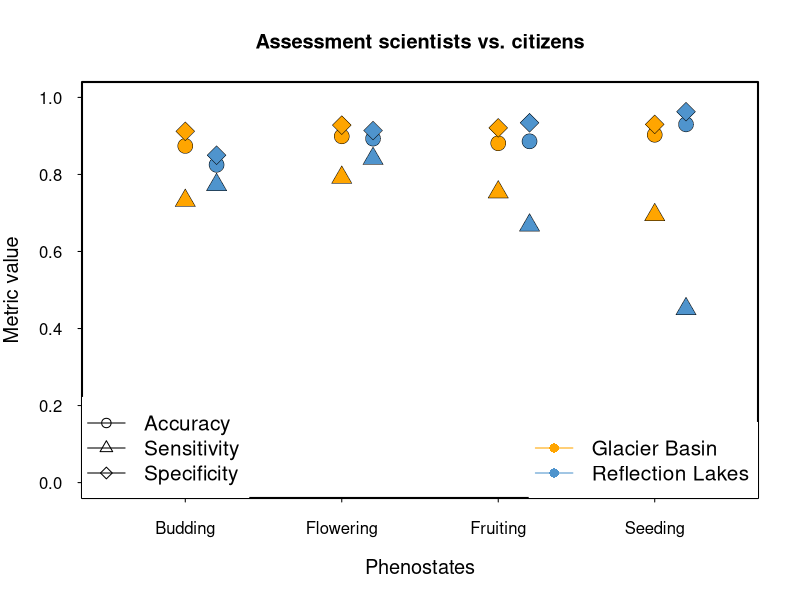
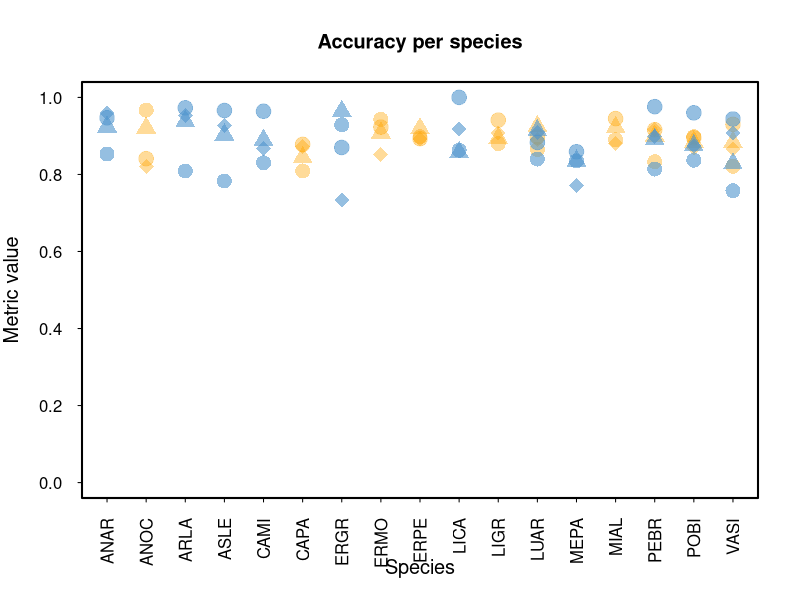
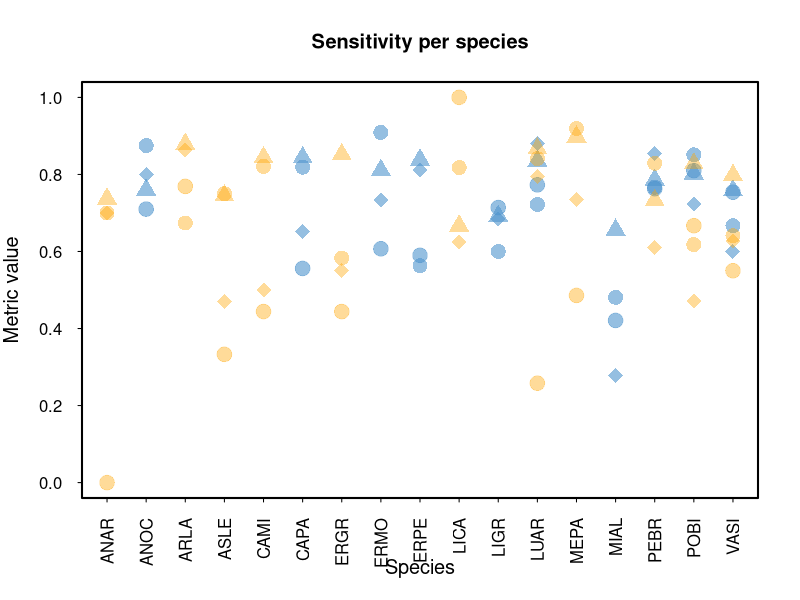
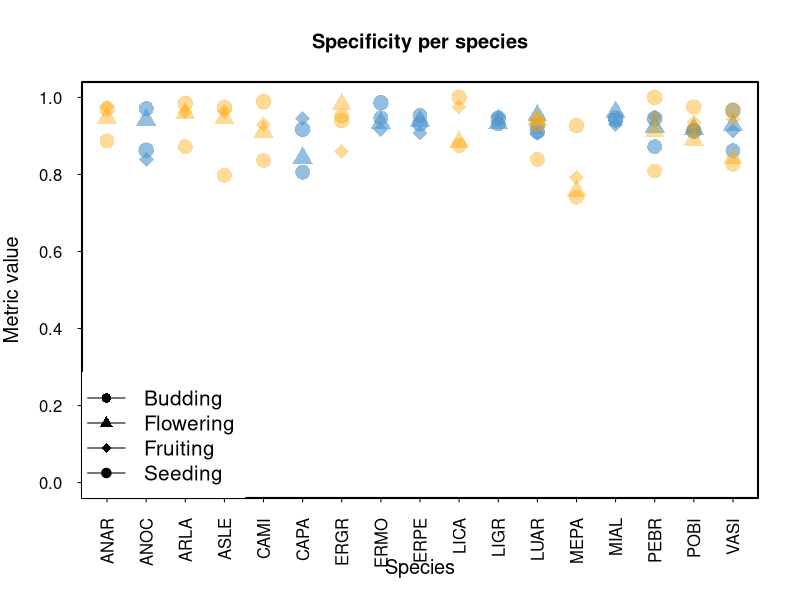
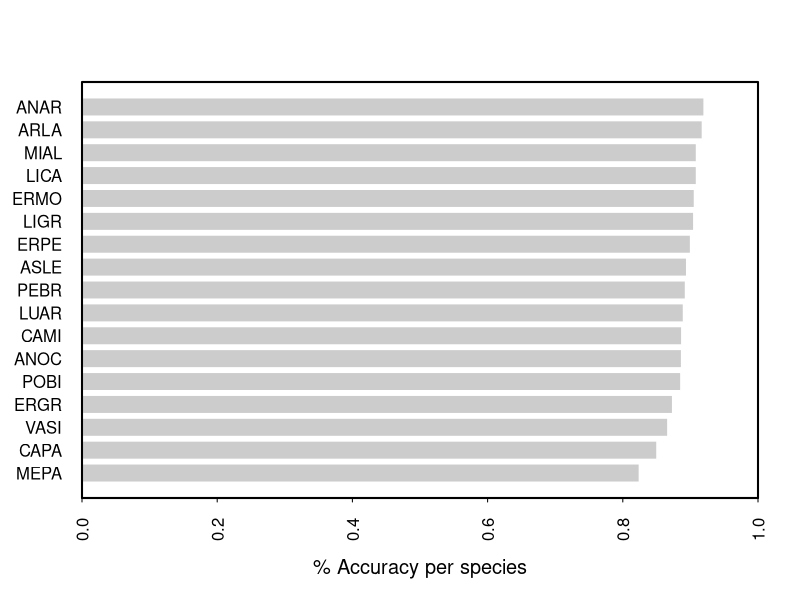
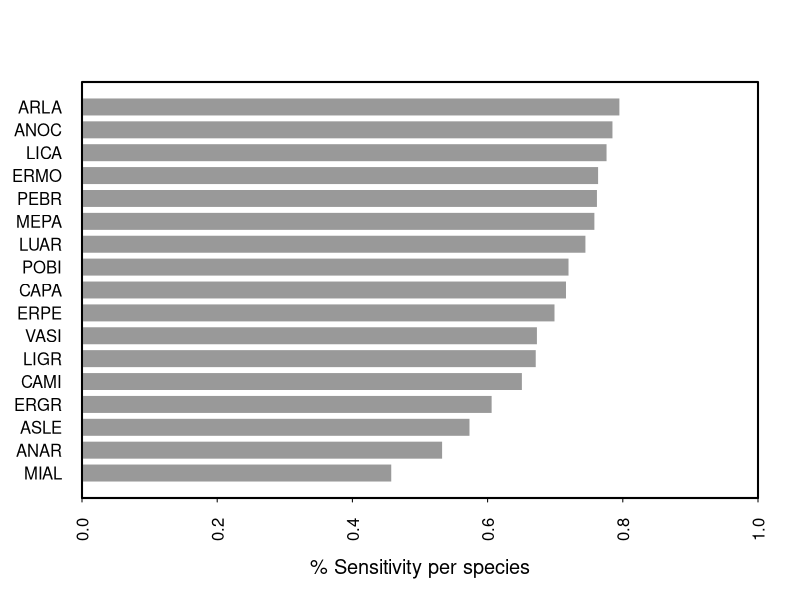
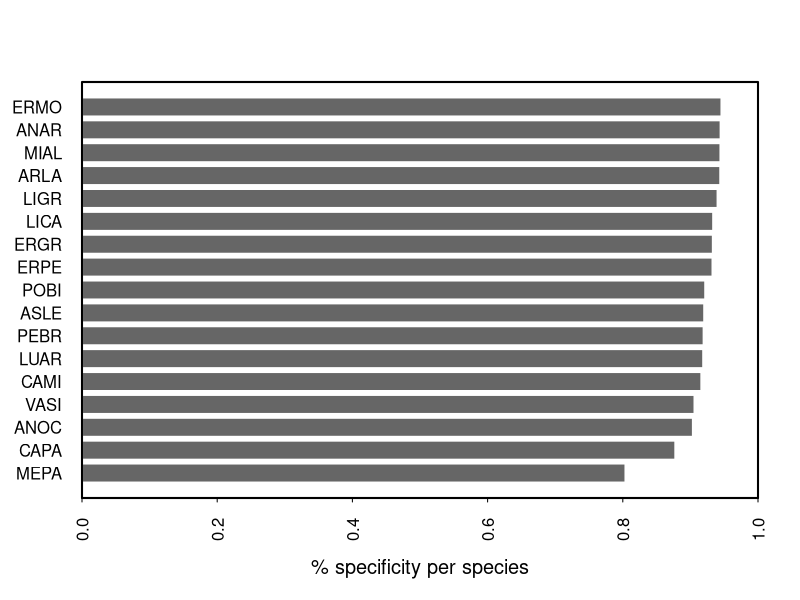

Here is the R script that generated these plots, in order:
############################DATA PAPER MEADOWATCH###################
###DATA COMPILED BY AJI JOHN
###FIGURES AND THIS ANALYSIS: RUBÉN D. MANZANEDO. APRIL-JULY 2021#########

###################PART 5######################

##Continuation of Figure 4: Data validation comparison of scientist vs. citizen scientists

#load accuracies data per phenostate and species
phenostates = read.csv('Accuracy per phenostate-trail.csv')
head(phenostates)

#graphical parameters
par(bty="o")
par(lwd=2)
par(tcl=-0.2)
par(las=1)
par(cex.lab=1.2)

#Figure 4a: metrics per phenostate
#set the x-axes values for plotting and a small offset for the different hikes
phenostates$Y = 1:4
phenostates$Y2 = phenostates$Y+0.2
#plot each phenostate
plot(accuracy.rl~Y, phenostates,
     pch=21,
     bg='orange',
     lwd=0.5,
     cex=2,
     ylim=c(0,1),
     xlim=c(0.5,4.5),
     main='Assessment scientists vs. citizens',
     axes=F,
     xlab='Phenostates',
     ylab='Metric value')
axis(1, labels=c('Budding','Flowering','Fruiting','Seeding'),
     at=c(1:4))
axis(2)
box()
points(accuracy.gb~Y2, phenostates,
       pch=21,
       bg='steelblue3',
       cex=2,
       lwd=0.5)

points(sensitivity.rl~Y, phenostates,
     pch=24,
     bg='orange',
     lwd=0.5,
     cex=2,
     ylim=c(0,1))
points(sensitivity.gb~Y2, phenostates,
       pch=24,
       bg='steelblue3',
       cex=2,
       lwd=0.5)
points(specificity.rl~Y, phenostates,
       pch=23,
       bg='orange',
       lwd=0.5,
       cex=2,
       ylim=c(0,1))
points(specificity.gb~Y2, phenostates,
       pch=23,
       bg='steelblue3',
       cex=2,
       lwd=0.5)
##add the legends
legend('bottomleft',
       legend=c('Accuracy', 'Sensitivity', 'Specificity'),
       pch=c(21,24,23),
       lwd=1,
       box.col='white',
       cex=1.25)
legend('bottomright',
       legend=c('Glacier Basin', 'Reflection Lakes'),
       col=c('orange','steelblue3'),
       pch=16,
       lwd=1,
       box.col='white',
       cex=1.25)

###Figure 4b: metrics per species
#load species data
species = read.csv('Accuracy per species.csv')
means = read.csv('Mean_metrics_per_species.csv')
head(species)
position.sp = as.numeric(as.factor(species$species))
pch.vector = length(species$phenostate)/4

color.orange = rgb(255/255,165/255,0/255,0.4)
color.blue = rgb(79/255,148/255,205/255,0.6)
#ACCURACIES
plot(accuracy.rl~position.sp, species,
     pch=rep(c(16,17,18,19), pch.vector),
     col=color.orange,
     lwd=0.5,
     cex=2,
     ylim=c(0,1),
     main='Accuracy per species',
     axes=F,
     xlab='Species',
     ylab='Metric value')
axis(1, labels=unique(species$species),
     at=unique(as.numeric(position.sp)),
     las=2)
axis(2)
box()
points(accuracy.gb~position.sp, species,
       pch=rep(c(16,17,18,19), pch.vector),
       col=color.blue,
       cex=2,
       lwd=0.5)



#SENSITIVITIES
plot(sensitivity.rl~position.sp, species,
     pch=rep(c(16,17,18,19), pch.vector),
     col=color.blue,
     lwd=0.5,
     cex=2,
     ylim=c(0,1),
     main='Sensitivity per species',
     axes=F,
     xlab='Species',
     ylab='Metric value')
axis(1, labels=unique(species$species),
     at=unique(as.numeric(position.sp)),
     las=2)
axis(2)
box()
points(sensitivity.gb~position.sp, species,
       pch=rep(c(16,17,18,19), pch.vector),
       col=color.orange,
       cex=2,
       lwd=0.5)

#SPECIFICITIES
plot(specificity.rl~position.sp, species,
     pch=rep(c(16,17,18,19), pch.vector),
     col=color.blue,
     lwd=0.5,
     cex=2,
     ylim=c(0,1),
     main='Specificity per species',
     axes=F,
     xlab='Species',
     ylab='Metric value')
axis(1, labels=unique(species$species),
     at=unique(as.numeric(position.sp)),
     las=2)
axis(2)
box()
points(specificity.gb~position.sp, species,
       pch=rep(c(16,17,18,19), pch.vector),
       col=color.orange,
       cex=2,
       lwd=0.5)
legend('bottomleft',
       legend=c('Budding', 'Flowering','Fruiting','Seeding'),
       pch=c(16,17,18,19),
       lwd=1,
       box.col='white',
       cex=1.25)

#ALTERNATIVE VERSION, SHOWING ONLY MEANS AS BARPLOTS? MAYBE WITH CIs?
means = read.csv('Mean_metrics_per_species.csv')
accura = subset(means, means$mean.metric=='acc')
sensi = subset(means, means$mean.metric=='sen')
speci = subset(means, means$mean.metric=='spe')

#sort in ascending order
accura = accura[order(accura$value),]
sensi = sensi[order(sensi$value),]
speci = speci[order(speci$value),]

#plot each metric as barplot
barplot(accura$value,
        horiz=T,
        xlim=c(0,1),
        names=accura$species,
        las=2,
        xlab='% Accuracy per species',
        col='grey80',
        border=F)
box()
   
barplot(sensi$value,
        horiz=T,
        xlim=c(0,1),
        names=sensi$species,
        las=2,
        xlab='% Sensitivity per species',
        col='grey60',
        border=F)
box()

barplot(speci$value,
        horiz=T,
        xlim=c(0,1),
        names=speci$species,
        las=2,
        xlab='% specificity per species',
        col='grey40',
        border=F)
box()
        
##END OF CODE
